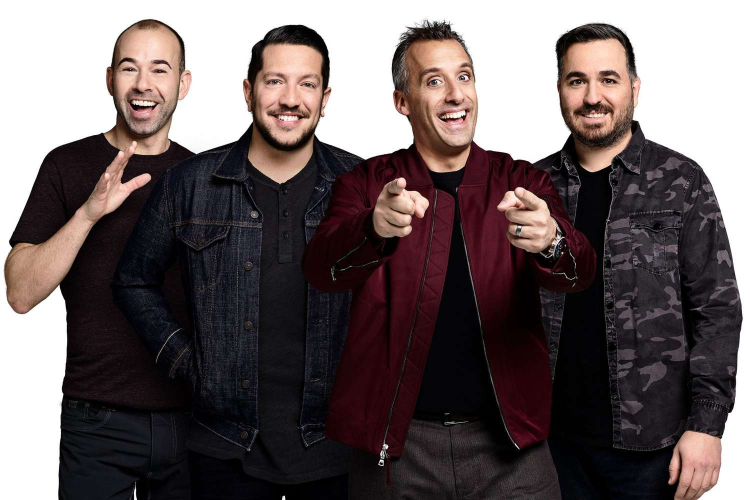
#> input picture Assignment 4/images/objectDetection1.jpg, 1500 x 1000 px, found by its file name (shown at 1/2 size)
$ python a4.py
#> lines starting #> are read from the running program, lines starting #| are printed output that depends on the picture
import cv2 as cv
import numpy as np


def faceRecognition(faceInput, faceGrey):

    #haarcascade classifiers for facial features
    faceCascade = cv.CascadeClassifier("Assignment 4\HaarCascadeFiles\haarcascade_frontalface_default.xml")
    eyeCascade = cv.CascadeClassifier("Assignment 4\HaarCascadeFiles\haarcascade_eye.xml")

    face = faceCascade.detectMultiScale(faceGrey, 1.3, 5)

    sift = cv.SIFT_create(contrastThreshold=0.08, edgeThreshold=12)
    kp = sift.detect(faceInput,None)
    faceInput = cv.drawKeypoints(faceInput,kp,faceGrey)

    #loop for face recognition
    for (x, y, w, h) in face:
        faceInput = cv.rectangle(faceInput, (x,y), (x+w, y+h), (255, 0, 0), 2)
        cv.putText(faceInput, 'Face', (x, y-10), cv.FONT_HERSHEY_SIMPLEX, 0.9, (255, 0, 0), 2)
        roiGrey = faceGrey[y:y+h, x:x+w]
        roiColor = faceInput[y:y+h, x:x+w]
        eyes = eyeCascade.detectMultiScale(roiGrey)

        #loop for eye recognition in each face
        for (ex, ey, ew, eh) in eyes:
            cv.rectangle(roiColor, (ex, ey), (ex + ew, ey + eh), (0, 255, 0), 2)
            cv.putText(roiColor, 'Eye', (ex, ey), cv.FONT_HERSHEY_SIMPLEX, 0.5, (0, 255, 0), 2)


    cv.imwrite("Assignment 4/outputs/faceOutput.png", faceInput)

    return

def carRecognition(carInput, carGrey):

    carCascade = cv.CascadeClassifier("Assignment 4\HaarCascadeFiles\cars.xml")

    car = carCascade.detectMultiScale(carGrey, 1.1, 1, minSize=(30, 30))

    sift = cv.SIFT_create(contrastThreshold=0.12, edgeThreshold=15)
    kp = sift.detect(carInput,None)
    carInput = cv.drawKeypoints(carInput,kp, carGrey)

    for (x, y, w, h) in car:
        carInput = cv.rectangle(carInput, (x, y), (x+w, y+h), (255, 0, 0), 2)
        cv.putText(carInput, 'Car', (x, y), cv.FONT_HERSHEY_SIMPLEX, 0.9, (255, 0, 0), 2)

    cv.imwrite("Assignment 4/outputs/carOutput.png", carInput)

    return


# [73 lines left out: functions keyPointDetection, imageManipulation, imageStitching, not called in this run]

def main():

    """
    #question 1: just SIFT if that was required, no labels
    faceInput = cv.imread("Assignment 4\images\objectDetection1.jpg")
    carInput = cv.imread("Assignment 4\images\objectDetection2.jpg")

    faceGrey = cv.cvtColor(faceInput, cv.COLOR_BGR2GRAY)
    carGrey =  cv.cvtColor(carInput, cv.COLOR_BGR2GRAY)

    keyPointDetection(faceInput, carInput, faceGrey, carGrey)
    """

    #question 1.1: SIFT + HaarCascade
    faceInput = cv.imread("Assignment 4\images\objectDetection1.jpg")
#> faceInput is the input picture: shape (1000, 1500, 3); mean B, G, R 96.8, 95.9, 107
    faceGrey = cv.cvtColor(faceInput, cv.COLOR_BGR2GRAY)
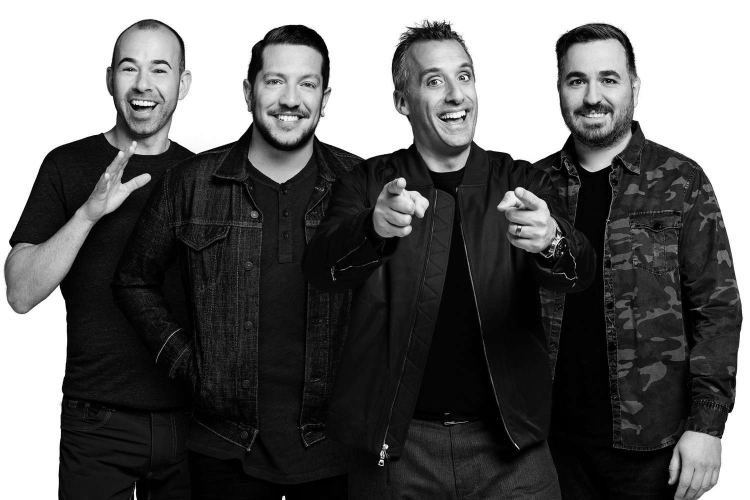
#> faceGrey: shape (1000, 1500) (shown at 1/2 size); min 0, max 255, mean 99.3

    faceRecognition(faceInput, faceGrey)
#> in faceRecognition, `face = faceCascade.detectMultiScale(faceGrey, 1.3, 5)`: face = [[204, 75, 167, 167], [495, 97, 173, 173], [811, 85, 183, 183], [1099, 91, 181, 181]]
#> in faceRecognition, `kp = sift.detect(faceInput,None)`: kp = 1486 keypoints; strongest (x, y, size): (1125, 506, 2.5), (766, 930, 2), (758, 928, 1.9), (1031, 889, 2.2)
#> the loop in faceRecognition, `for (x, y, w, h) in face:` made 4 passes
#> (x, y, w, h, eyes) on passes 1 to 4: (204, 75, 167, 167, [[34, 46, 38, 38], [92, 48, 41, 41]]), (495, 97, 173, 173, [[32, 46, 43, 43], [97, 52, 41, 41]]), (811, 85, 183, 183, [[30, 55, 46, 46], [98, 48, 42, 42]]), (1099, 91, 181, 181, [[96, 54, 36, 36], [34, 54, 40, 40]])
#> pass 1, in faceRecognition, `roiColor = faceInput[y:y+h, x:x+w]`:
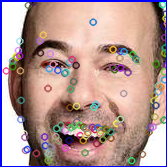
#> roiColor: shape (167, 167, 3); mean B, G, R 147.6, 150.3, 178.8
#> after the loop in faceRecognition, `for (x, y, w, h) in face:`:
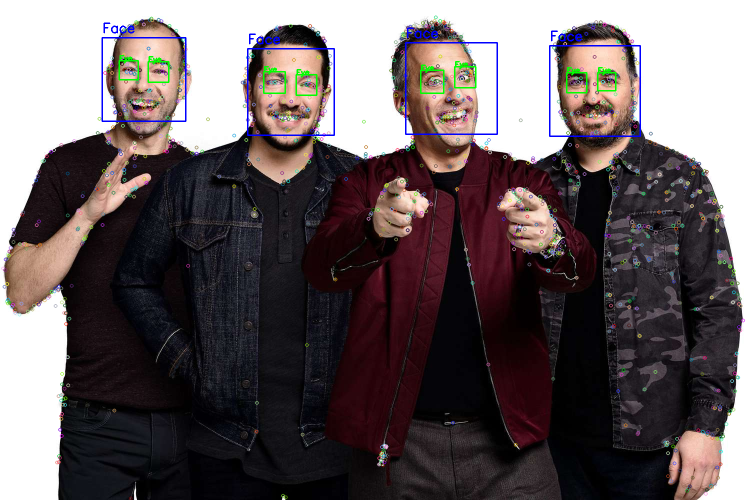
#> faceInput: shape (1000, 1500, 3) (shown at 1/2 size); mean B, G, R 97.3, 95.5, 105.1
#> after the loop in faceRecognition, `for (x, y, w, h) in face:`:
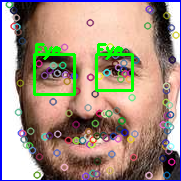
#> roiColor: shape (181, 181, 3); mean B, G, R 130.3, 143.2, 163.1
#> after the loop in faceRecognition, `for (x, y, w, h) in face:`:
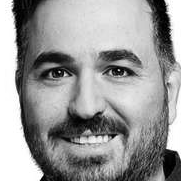
#> roiGrey: shape (181, 181); min 0, max 255, mean 153

    #question 1.2: SIFT + HaarCascade
    carInput = cv.imread("Assignment 4\images\objectDetection2.jpg")
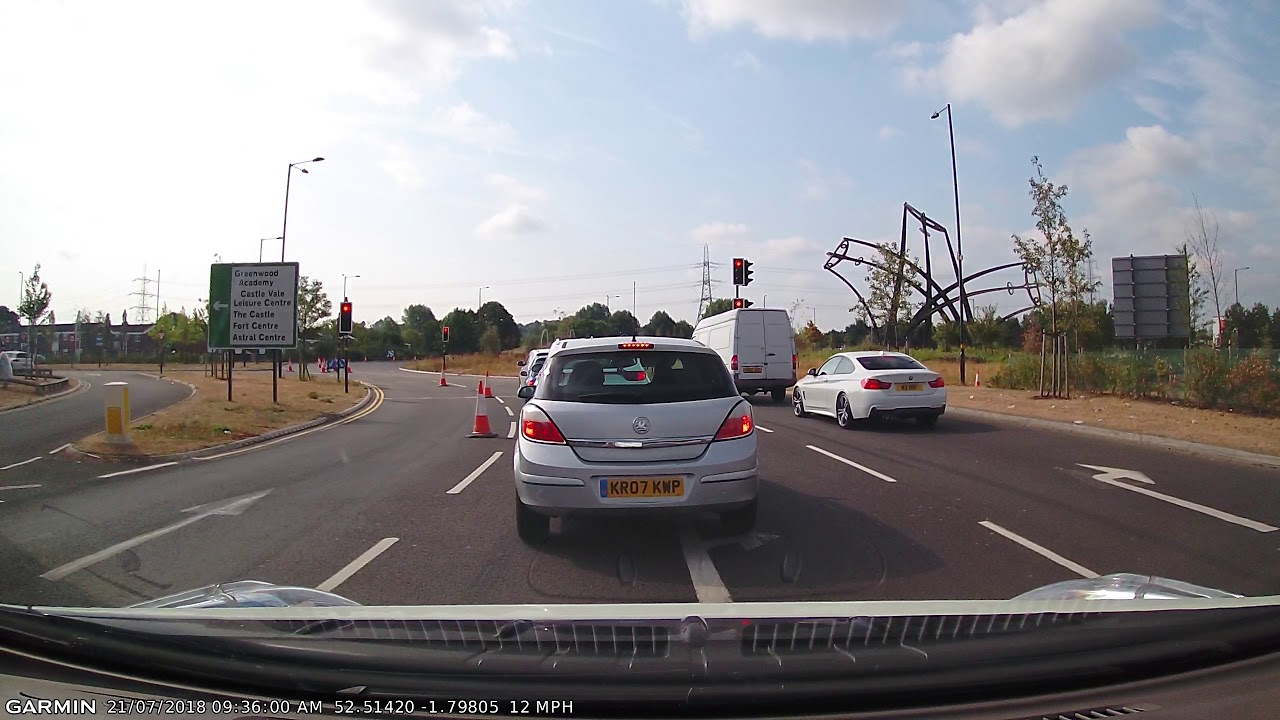
#> input picture Assignment 4/images/objectDetection2.jpg, 1280 x 720 px, found by its file name
#> carInput is the input picture: shape (720, 1280, 3); mean B, G, R 136.9, 133.9, 135.6
    carGrey =  cv.cvtColor(carInput, cv.COLOR_BGR2GRAY)
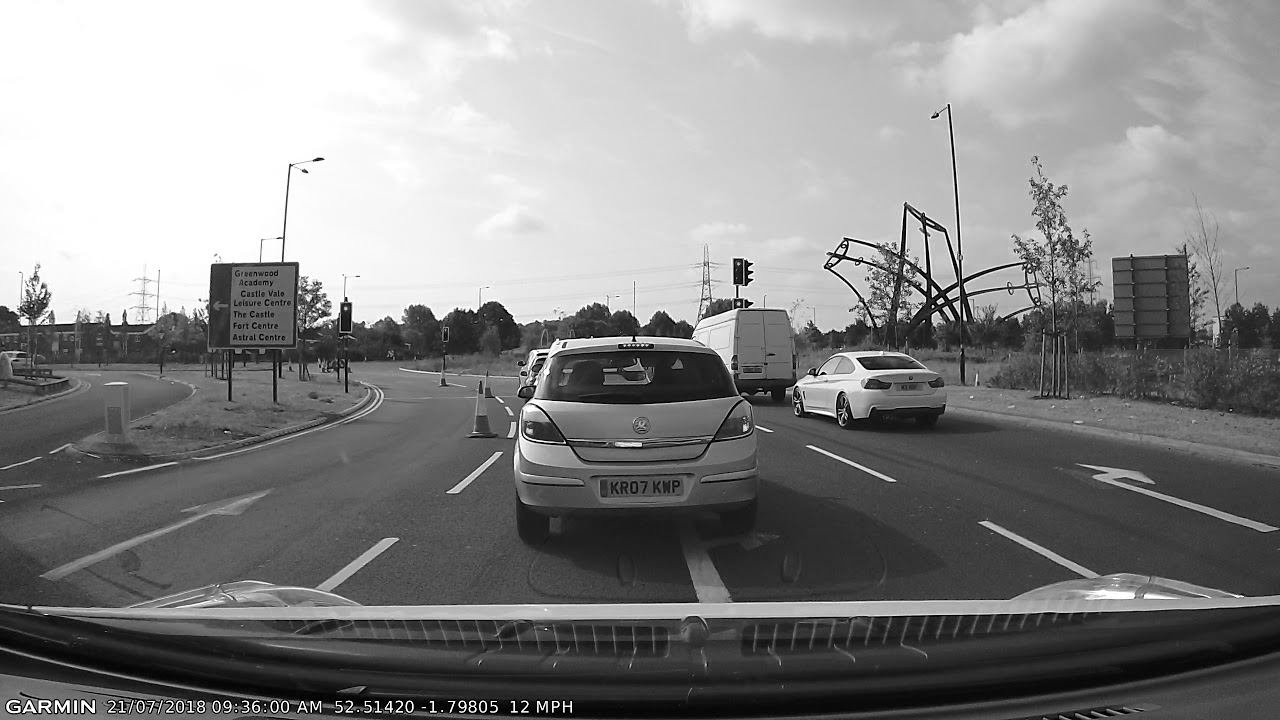
#> carGrey: shape (720, 1280); min 0, max 255, mean 134.7

    carRecognition(carInput, carGrey)


    #question 2
    backgroundImage = cv.imread("Assignment 4\images\deskImage.jpg")
    figureImage = cv.imread("Assignment 4/images/figureImage.jpg")

    imageManipulation(backgroundImage, figureImage)

    #question 3
    leftImage = cv.imread("Assignment 4\images\imageStitch1.jpg")
    leftImageGrey = cv.cvtColor(leftImage, cv.COLOR_BGR2GRAY)

    rightImage = cv.imread("Assignment 4\images\imageStitch2.jpg")
    rightImageGrey = cv.cvtColor(rightImage, cv.COLOR_BGR2GRAY)

    imageStitching(leftImage, leftImageGrey, rightImage, rightImageGrey)

if __name__ == '__main__':
#> (the run stopped early here; a loop or call above may not have finished)
